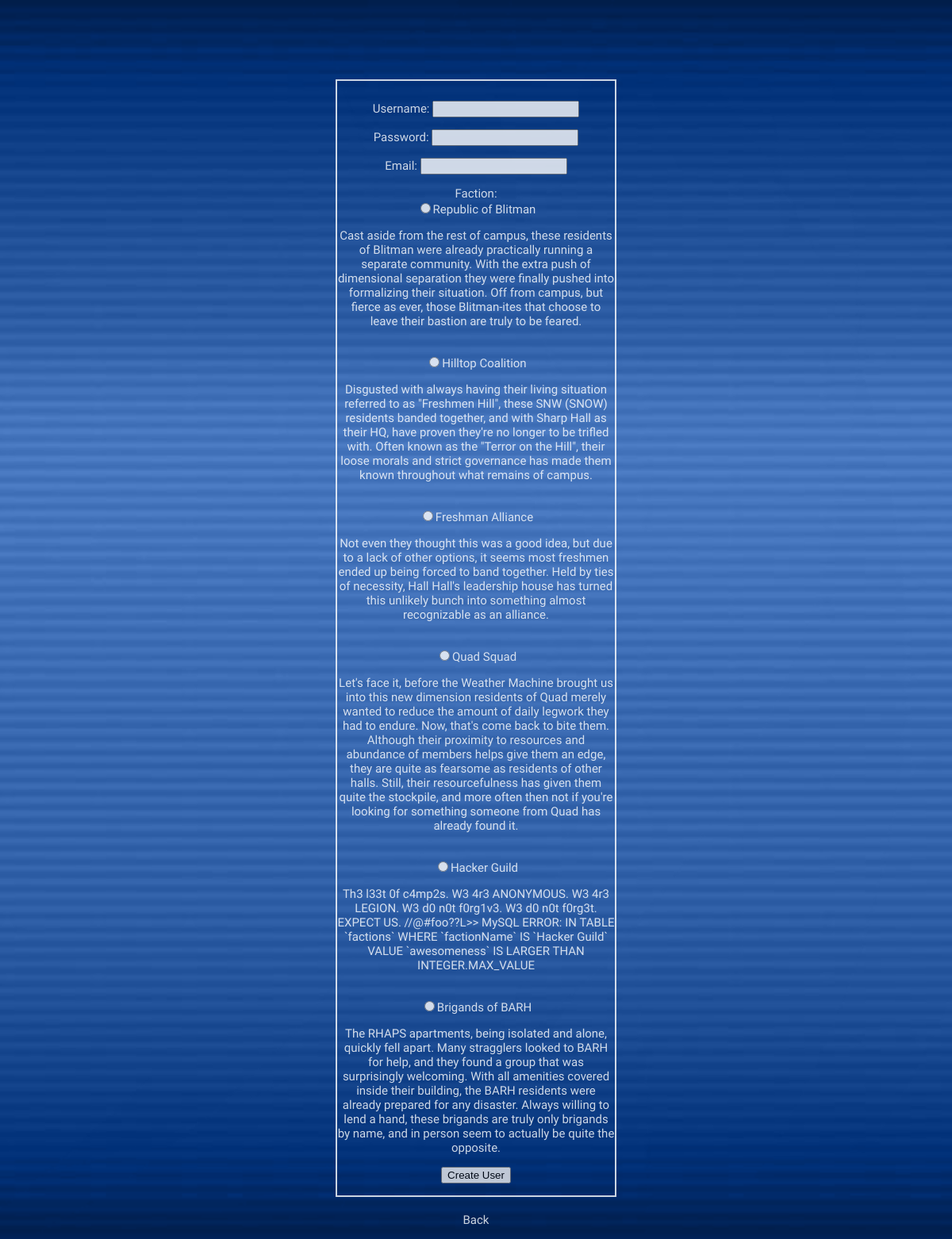
/resources/auth/create_user.php, run on the app's committed database.
### tables this page shows
CREATE TABLE IF NOT EXISTS `factions` (
  `factionID` int(11) NOT NULL,
  `factionName` varchar(255) NOT NULL,
  `description` text NOT NULL,
  `startingLocation` varchar(11) NOT NULL DEFAULT '1,1,1',
  UNIQUE KEY `factionID` (`factionID`)
);

### resources/auth/create_user.php (the view, shortened to what this page needs)
<?php
if (isset($_POST['username']) && isset($_POST['password']) && isset($_POST['email']) && isset($_POST['faction']) && !empty($_POST['username']) && !empty($_POST['password']) && !empty($_POST['email']) && !empty($_POST['faction'])) {
    $name = $config['DB_NAME'];
    $username = $_POST['username'];
    $password = $_POST['password'];
    $email = $_POST['email'];
    $faction = $_POST['faction'];
    try {
    	$pdo = new PDO("mysql:host=localhost;dbname=$name", $config['DB_USERNAME'], $config['DB_PASSWORD']);
    	$pdo->setAttribute(PDO::ATTR_ERRMODE, PDO::ERRMODE_EXCEPTION);
    	try {
    		$user_chk = $pdo->prepare('SELECT `name` FROM `players` WHERE name=:username');
    		$user_chk->execute(array(':username' => $username));
    		if ($user_chk->fetch()) {
    			echo "Duplicate username.<br/><a href='create_user.php'>Back</a>";
    		}
    		else{
    			$prep = $pdo->prepare('INSERT INTO `players` (`name`, `allnaturalseasalt`, `password`,`email`,`faction`, `current_location`) VALUES (:username, :salt, :password, :email, :faction, "1,1,1");');
    			$salt = hash('sha256',uniqid(mt_rand(), true));
    			$password = hash('sha256',$salt.$password);
    			$prep->execute(array(
    				':username' => htmlspecialchars($username),
    				':salt' => $salt,
    				':password' => $password,
    				':email' => $email,
    				':faction' => $faction
    				));
    			header('location: login.php');
    		}
    	} catch(PDOException $e) {
    		print_r($e);
    		echo "User not added.</p>";
    	}
    }  catch(PDOException $e) {
    	echo "<p>Database does not yet exist...</p>";
    }
} else {
	echo "
	<html>
	<head>
	<title>RPI-S: create user</title>
	<link rel='stylesheet' href='../css/style.css' type='text/css'/>
	</head>
	<div id='main2'>
	<form id='newUser' name='newUser' action='create_user.php' method='post'>
	<p>
	<label for='username'>Username:</label>
	<input type='name' id='username' name='username'>
	</p>
	<p>
	<label for='password'>Password:</label>
	<input type='password' id='password' name='password'>
	</p>
	<p>
	<label for='email'>Email:</label>
	<input type='email' id='email' name='email'>
	</p>
	<p>
	<label for='faction'>Faction:</label>";
    try {
        $name = $config['DB_NAME'];
        $pdo = new PDO("mysql:host=localhost;dbname=$name", $config['DB_USERNAME'], $config['DB_PASSWORD']);
        $pdo->setAttribute(PDO::ATTR_ERRMODE, PDO::ERRMODE_EXCEPTION);
        $factions = $pdo->prepare('SELECT `factionID`,`factionName`,`description` FROM `factions` ORDER BY `factionID`');
        $factions->execute();
        $result = $factions->fetchAll();
        foreach ($result as $faction) {
            if ($faction['factionID'] != -1) {
                echo "<input type='radio' name='faction' value='".$faction["factionID"]."'>".$faction["factionName"];
                echo "<p>".$faction['description']."</p>";
            }
        }
    }  catch(PDOException $e) {
        echo "<p>Error loading factions..</p>";
        echo $e;
    }
    echo "
	</p>
	<p><input type='submit' value='Create User'></p>
	</form>
	<p style='text-align:center;'><a href='login.php'> Back </a></p></div>
	</html>";
}
?>

### resources/css/style.css (style rules this page uses)
a { color: #FFFFFF; text-decoration: none; }
#main2 { margin-right: auto; margin-left: auto; opacity: 0.8; }
#newUser { width: 350px; margin-left: auto; margin-right: auto; margin-top: 100px; margin-bottom: 20px; padding-top: 10px; text-align: center; border: 2px solid #FFFFFF; }

### data on the page
factions: factionName "Republic of Blitman", description "Cast aside from the rest of campus, these residents of Blitman were already practically running a separate community. With the extra push of dimensional separation they were finally pushed into formalizing their situation. Off from campus, but fierce as ever, those Blitman-ites that choose to leave their bastion are truly to be feared."
factions: factionName "Hilltop Coalition", description "Disgusted with always having their living situation referred to as \"Freshmen Hill\", these SNW (SNOW) residents banded together, and with Sharp Hall as their HQ, have proven they're no longer to be trifled with. Often known as the \"Terror on the Hill\", their loose morals and strict governance has made them known throughout what remains of campus."
factions: factionName "Freshman Alliance", description "Not even they thought this was a good idea, but due to a lack of other options, it seems most freshmen ended up being forced to band together. Held by ties of necessity, Hall Hall's leadership house has turned this unlikely bunch into something almost recognizable as an alliance."
factions: factionName "Quad Squad", description "Let's face it, before the Weather Machine brought us into this new dimension residents of Quad merely wanted to reduce the amount of daily legwork they had to endure. Now, that's come back to bite them. Although their proximity to resources and abundance of members helps give them an edge, they are quite as fearsome as residents of other halls. Still, their resourcefulness has given them quite the stockpile, and more often then not if you're looking for something someone from Quad has already found it."
factions: factionName "Hacker Guild", description "Th3 l33t 0f c4mp2s. W3 4r3 ANONYMOUS. W3 4r3 LEGION. W3 d0 n0t f0rg1v3. W3 d0 n0t f0rg3t. EXPECT US. //@#foo??L>> MySQL ERROR: IN TABLE `factions` WHERE `factionName` IS `Hacker Guild` VALUE `awesomeness` IS LARGER THAN INTEGER.MAX_VALUE"
factions: factionName "Brigands of BARH", description "The RHAPS apartments, being isolated and alone, quickly fell apart. Many stragglers looked to BARH for help, and they found a group that was surprisingly welcoming. With all amenities covered inside their building, the BARH residents were already prepared for any disaster. Always willing to lend a hand, these brigands are truly only brigands by name, and in person seem to actually be quite the opposite."
